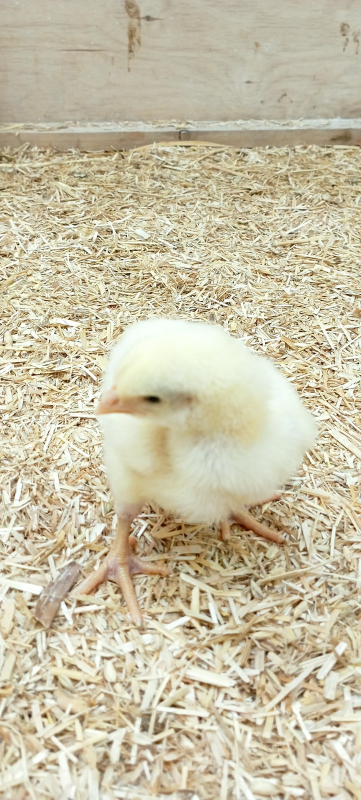
#> input picture scenes/kpz-brojleri/assets/foto-provizorni/kuratko-cista-podestylka.jpg, 722 x 1600 px (shown at 1/2 size)
$ python halftone.py ../../../../scenes/kpz-brojleri/assets/foto-provizorni/kuratko-cista-podestylka.jpg out.png
#> lines starting #> are read from the running program, lines starting #| are printed output that depends on the picture
#!/usr/bin/env python3
"""
halftone.py — připraví fotku do Vox koláže: černobílá / duotón + skutečný
rastr (halftone) a zachování průhlednosti u vyříznutých PNG.

  python3 halftone.py vstup.jpg vystup.png [--cell 8] [--angle 45]
                      [--ink "#141414"] [--paper none|"#f3eee4"]
                      [--duotone "#2f6db5"] [--contrast 1.3] [--mix 1.0]

  --cell     velikost rastrové buňky v px (menší = jemnější; 6–10 pro FullHD)
  --angle    úhel rastru (klasika 45°)
  --ink      barva teček
  --paper    barva podkladu; "none" = průhledné (pro výřezy na papír ve scéně)
  --duotone  místo čistého halftone obarví střední tóny touto barvou
  --mix      0..1 – kolik halftonu smíchat s plynulou šedou (1 = jen tečky)
"""
import argparse
import math

from PIL import Image, ImageDraw, ImageEnhance, ImageOps


def hex_rgb(h):
    h = h.lstrip('#')
    return tuple(int(h[i:i + 2], 16) for i in (0, 2, 4))


def halftone_mask(gray, cell, angle):
    """Vrátí masku L (255 = inkoust) s kulatými tečkami podle jasu."""
    w, h = gray.size
    diag = int(math.hypot(w, h)) + cell * 2
    # otočíme obraz, rastrujeme v pravoúhlé mřížce, otočíme zpět
    big = Image.new('L', (diag, diag), 255)
    big.paste(gray, ((diag - w) // 2, (diag - h) // 2))
    rot = big.rotate(angle, resample=Image.BICUBIC, fillcolor=255)
    small = rot.resize((diag // cell, diag // cell), Image.BOX)
    scale = 4  # supersampling pro hladké tečky
    mask = Image.new('L', (diag * scale, diag * scale), 0)
    d = ImageDraw.Draw(mask)
    px = small.load()
    for j in range(small.size[1]):
        for i in range(small.size[0]):
            darkness = 1 - px[i, j] / 255
            r = cell * scale * 0.5 * math.sqrt(darkness) * 1.42
            if r < 0.6:
                continue
            cx = (i + 0.5) * cell * scale
            cy = (j + 0.5) * cell * scale
            d.ellipse((cx - r, cy - r, cx + r, cy + r), fill=255)
    mask = mask.resize((diag, diag), Image.LANCZOS)
    mask = mask.rotate(-angle, resample=Image.BICUBIC, fillcolor=0)
    left, top = (diag - w) // 2, (diag - h) // 2
    return mask.crop((left, top, left + w, top + h))


def main():
    ap = argparse.ArgumentParser()
    ap.add_argument('src')
    ap.add_argument('dst')
    ap.add_argument('--cell', type=int, default=8)
    ap.add_argument('--angle', type=float, default=45)
    ap.add_argument('--ink', default='#141414')
    ap.add_argument('--paper', default='none')
    ap.add_argument('--duotone', default=None)
    ap.add_argument('--contrast', type=float, default=1.3)
    ap.add_argument('--mix', type=float, default=1.0)
    a = ap.parse_args()

    img = Image.open(a.src)
#> img is the input picture: PIL image 722x1600 RGB; mean R, G, B 200.6, 192.7, 166.3
    img = ImageOps.exif_transpose(img).convert('RGBA')
#> img: PIL image 722x1600 RGBA
    alpha = img.getchannel('A')
#> alpha: PIL image 722x1600 L; every value is 255
    gray = ImageOps.grayscale(img.convert('RGB'))
    gray = ImageEnhance.Contrast(gray).enhance(a.contrast)
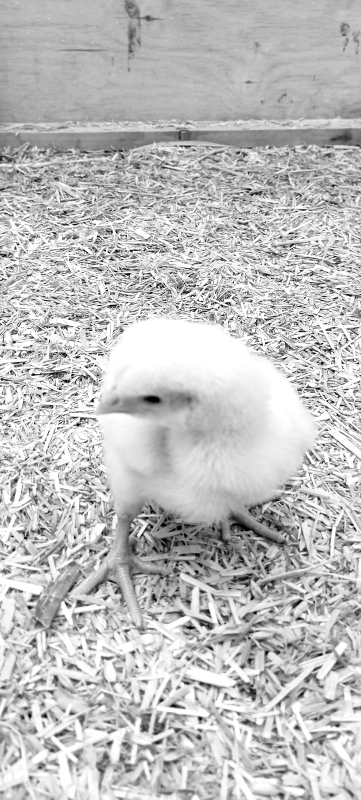
#> gray: PIL image 722x1600 L (shown at 1/2 size); min 0, max 255, mean 191

    dots = halftone_mask(gray, a.cell, a.angle)
#> in halftone_mask, `big = Image.new('L', (diag, diag), 255)`: big: PIL image 1771x1771 L; every value is 255
#> in halftone_mask, `big.paste(gray, ((diag - w) // 2, (diag - h) // 2))`:
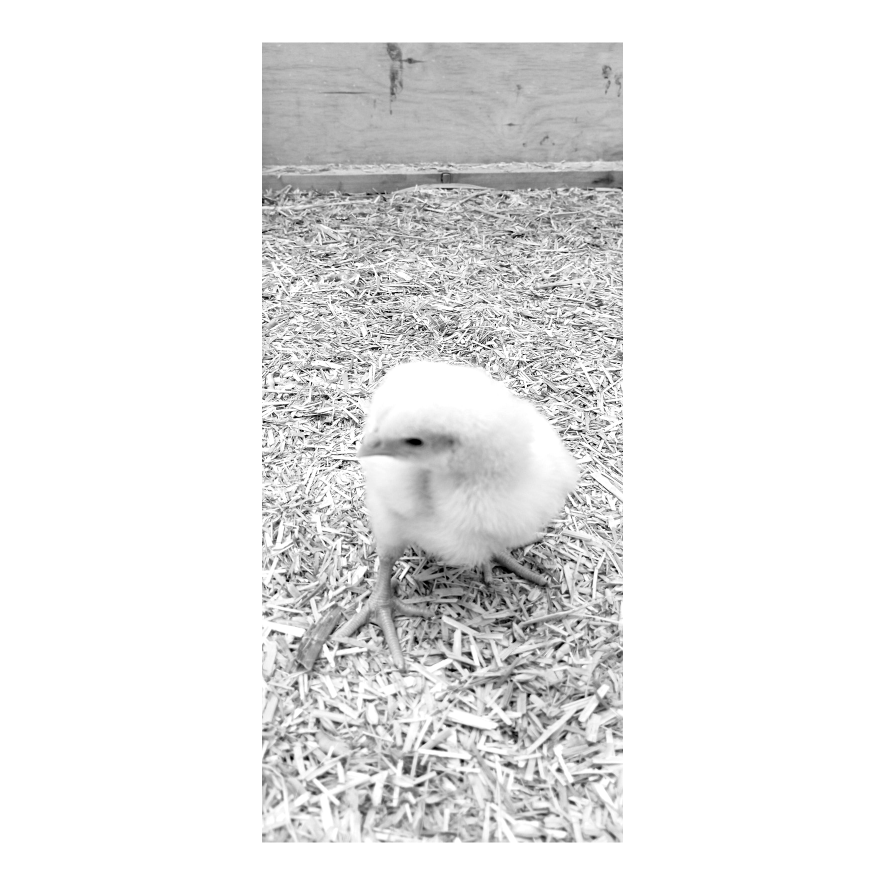
#> big: PIL image 1771x1771 L (shown at 1/2 size); min 0, max 255, mean 231.4
#> in halftone_mask, `small = rot.resize((diag // cell, diag // cell), Image.BOX)`:
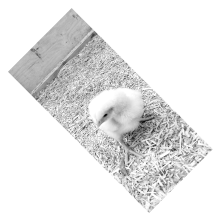
#> small: PIL image 221x221 L; min 3, max 255, mean 231.2
#> in halftone_mask, `mask = Image.new('L', (diag * scale, diag * scale), 0)`: mask: PIL image 7084x7084 L; every value is 0
#> in halftone_mask, `mask = mask.resize((diag, diag), Image.LANCZOS)`:
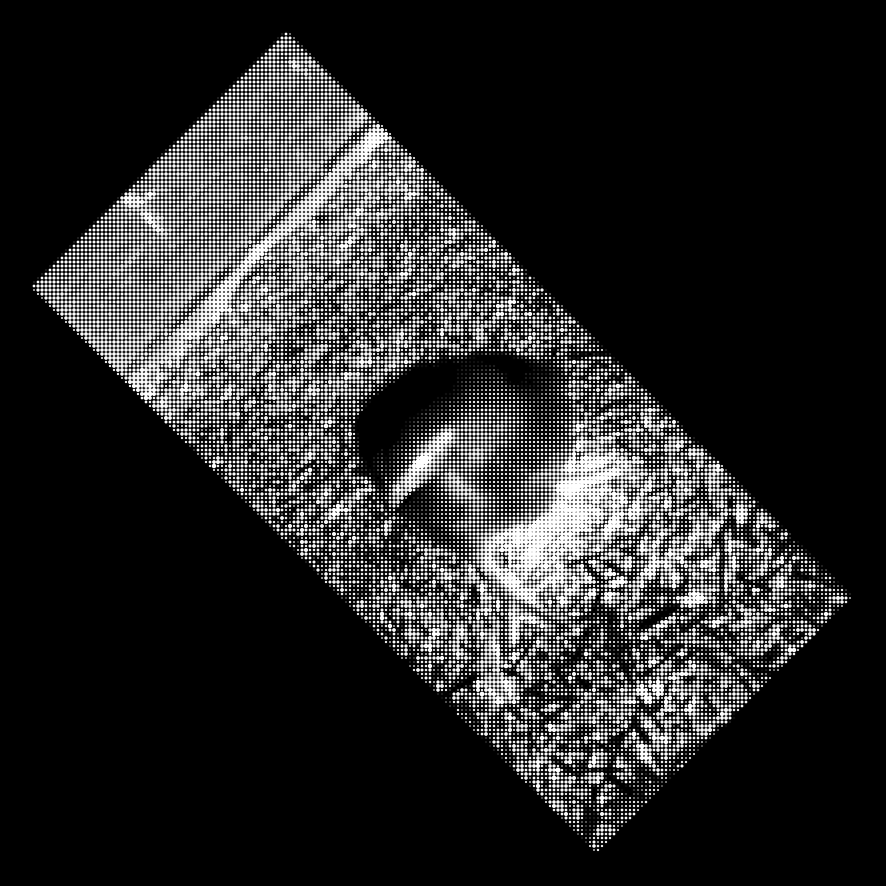
#> mask: PIL image 1771x1771 L (shown at 1/2 size); min 0, max 255, mean 39.9
#> in halftone_mask, `mask = mask.rotate(-angle, resample=Image.BICUBIC, fillcolor=0)`:
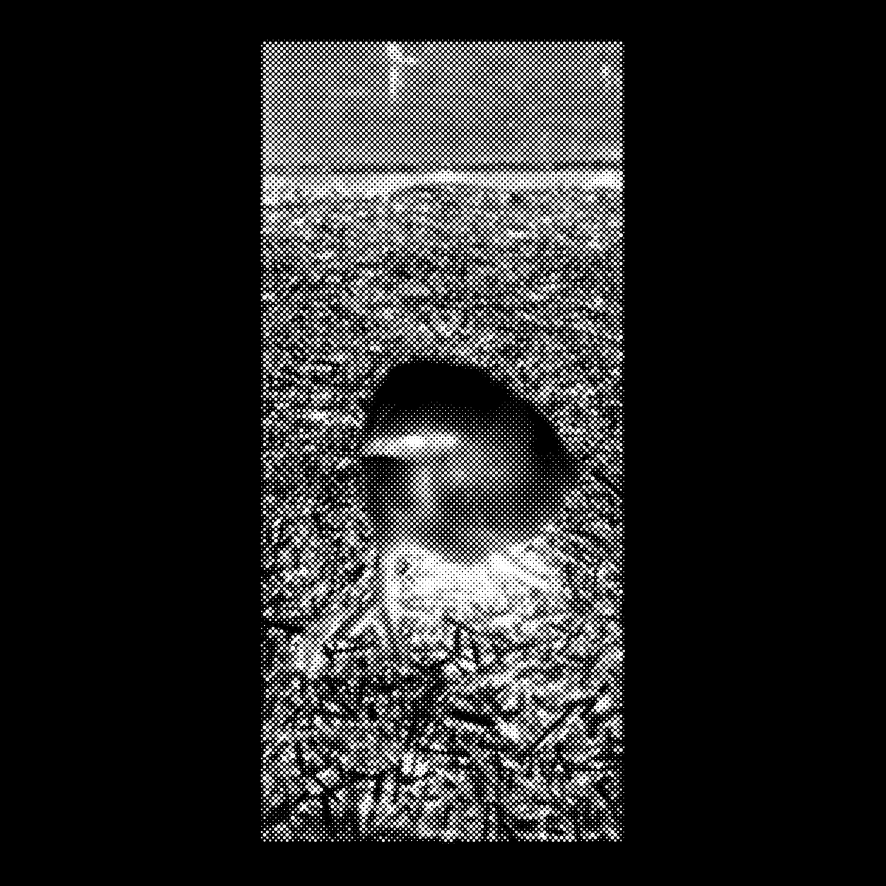
#> mask: PIL image 1771x1771 L (shown at 1/2 size); min 0, max 255, mean 39.8
#> in halftone_mask, `return mask.crop((left, top, left + w, top + h))`:
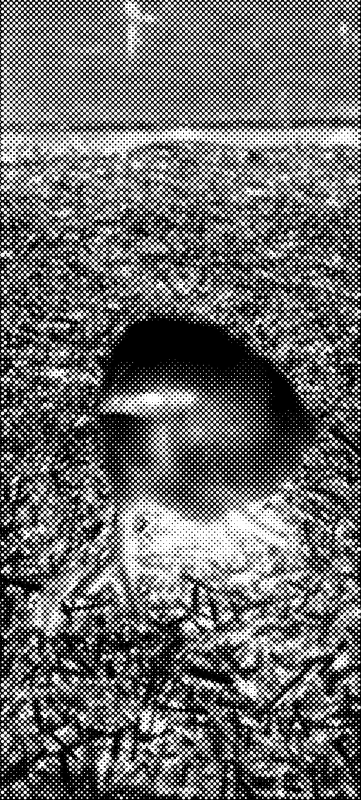
#> returned value: PIL image 722x1600 L (shown at 1/2 size); min 0, max 255, mean 107.6
    if a.mix < 1:
        smooth = ImageOps.invert(gray)
        dots = Image.blend(smooth, dots, a.mix)

    ink = Image.new('RGB', img.size, hex_rgb(a.ink))
#> ink: PIL image 722x1600 RGB; every value is 20
    if a.duotone:
        # duotón: podklad = barva tónovaná jasem, tečky = inkoust
        base = ImageOps.colorize(gray, black=hex_rgb(a.duotone), white='#f3eee4')
        out = Image.composite(ink, base, dots).convert('RGBA')
        out.putalpha(alpha)
    elif a.paper == 'none':
        out = ink.convert('RGBA')
        out.putalpha(Image.composite(dots, Image.new('L', img.size, 0), alpha))
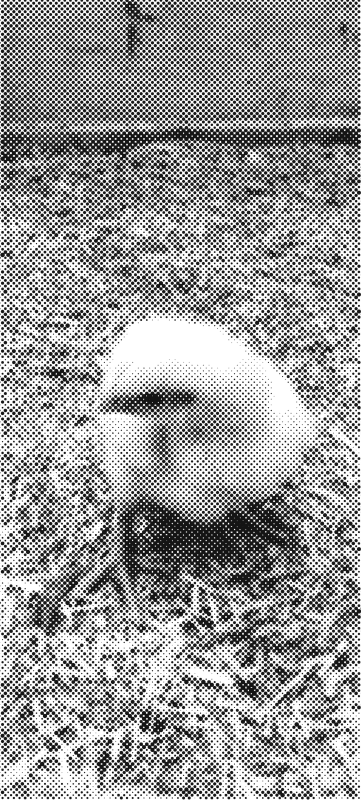
#> out: PIL image 722x1600 RGBA (shown at 1/2 size); mean R, G, B, A 20, 20, 20, 107.6; transparent parts drawn white
    else:
        base = Image.new('RGB', img.size, hex_rgb(a.paper))
        out = Image.composite(ink, base, dots).convert('RGBA')
        out.putalpha(alpha)

    out.save(a.dst)
    print('halftone →', a.dst)


if __name__ == '__main__':
    main()

$ run again, on scenes/kpz-brojleri/assets/foto-provizorni/kure-velke-vaha.jpg
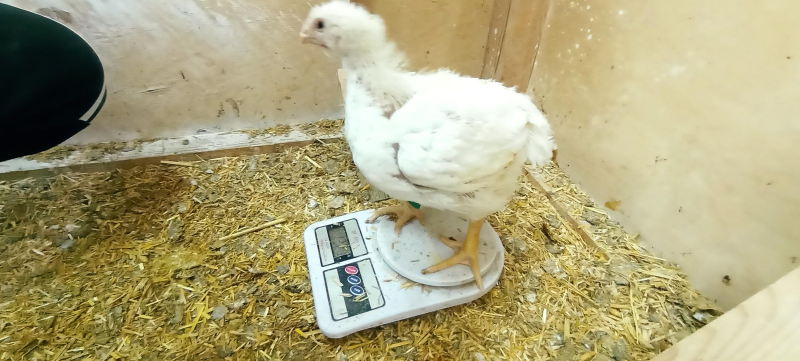
#> input picture scenes/kpz-brojleri/assets/foto-provizorni/kure-velke-vaha.jpg, 1600 x 722 px (shown at 1/2 size)
#> in main, img is the input picture: PIL image 1600x722 RGB; mean R, G, B 173.5, 165.8, 124.8
#> img: PIL image 1600x722 RGBA
#> alpha: PIL image 1600x722 L; every value is 255
#> in halftone_mask, `return mask.crop((left, top, left + w, top + h))`:
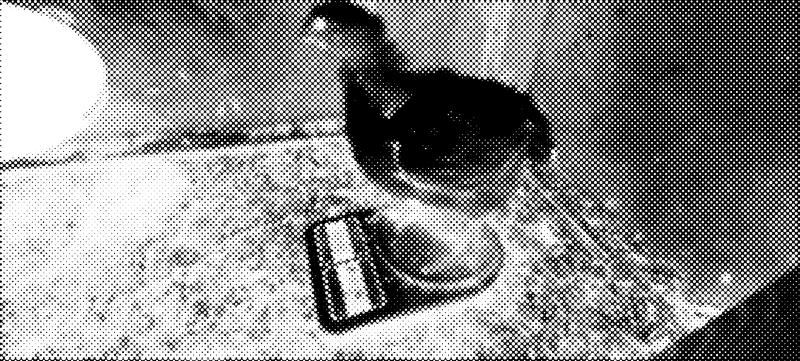
#> returned value: PIL image 1600x722 L (shown at 1/2 size); min 0, max 255, mean 138.1
#> ink: PIL image 1600x722 RGB; every value is 20
#> in main, `out.putalpha(Image.composite(dots, Image.new('L', img.size, 0), alpha))`:
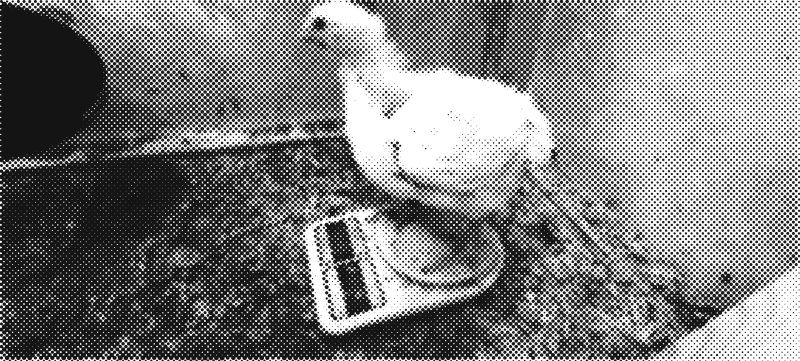
#> out: PIL image 1600x722 RGBA (shown at 1/2 size); mean R, G, B, A 20, 20, 20, 138.1; transparent parts drawn white
